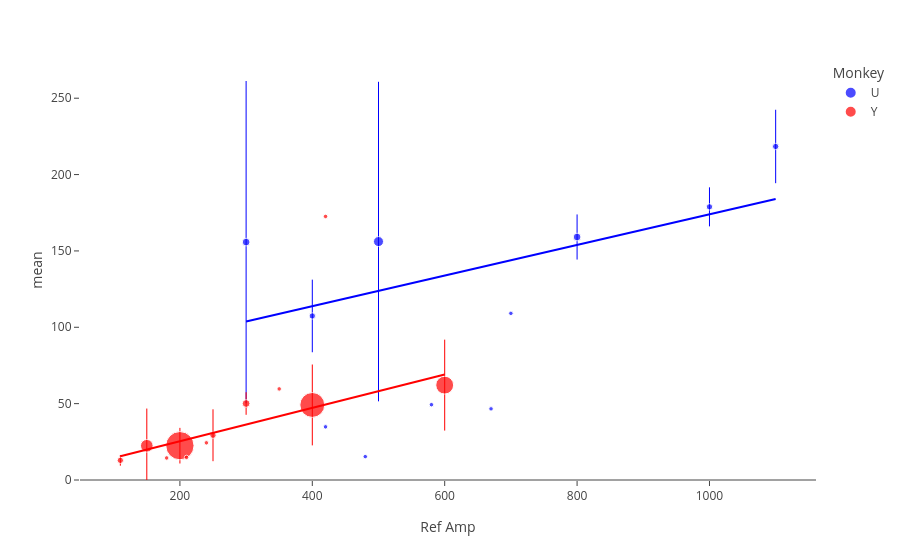

This figure's notebook cell:
### Code cell
fig = plot.fig_w_regression('fig2a')
fig

### Figure 1 — Plotly figure (JSON) as saved in the notebook; plotly's stock layout.template omitted (floating-point values rounded to 4 significant figures)
{"data": [{"error_y": {"array": [105.5, 23.77, null, null, 104.6, null, null, null, 14.76, 12.78, 24.04]}, "hovertemplate": "Monkey=U<br>Ref Amp=%{x}<br>mean=%{y}<br>count=%{marker.size}<extra></extra>", "legendgroup": "U", "marker": {"color": "blue", "size": [3, 2, 1, 1, 5, 1, 1, 1, 3, 2, 2], "sizemode": "area", "sizeref": 0.1, "symbol": "circle"}, "mode": "markers", "name": "U", "showlegend": true, "type": "scatter", "x": [300, 400, 420, 480, 500, 580, 670, 700, 800, 1000, 1100], "xaxis": "x", "y": [155.8, 107.4, 34.8, 15.31, 156.1, 49.33, 46.59, 109.1, 159.1, 178.9, 218.4], "yaxis": "y"}, {"error_y": {"array": [3.511, 24.39, null, 11.67, null, null, 16.99, 7.398, null, 26.48, null, 29.77]}, "hovertemplate": "Monkey=Y<br>Ref Amp=%{x}<br>mean=%{y}<br>count=%{marker.size}<extra></extra>", "legendgroup": "Y", "marker": {"color": "red", "size": [2, 8, 1, 40, 1, 1, 2, 3, 1, 31, 1, 16], "sizemode": "area", "sizeref": 0.1, "symbol": "circle"}, "mode": "markers", "name": "Y", "showlegend": true, "type": "scatter", "x": [110, 150, 180, 200, 210, 240, 250, 300, 350, 400, 420, 600], "xaxis": "x", "y": [12.88, 22.4, 14.43, 22.47, 14.8, 24.33, 29.31, 50.08, 59.65, 49.15, 172.6, 62.13], "yaxis": "y"}, {"marker": {"color": "blue"}, "mode": "lines", "showlegend": false, "type": "scatter", "x": [300, 400, 420, 480, 500, 580, 670, 700, 800, 1000, 1100], "y": [103.8, 113.8, 115.8, 121.8, 123.8, 131.8, 140.9, 143.9, 153.9, 174.0, 184.0]}, {"marker": {"color": "red"}, "mode": "lines", "showlegend": false, "type": "scatter", "x": [110, 150, 180, 200, 210, 240, 250, 300, 350, 400, 420, 600], "y": [15.5, 19.88, 23.16, 25.35, 26.45, 29.73, 30.82, 36.3, 41.77, 47.24, 49.43, 69.14]}], "layout": {"autosize": true, "legend": {"itemsizing": "constant", "title": {"text": "Monkey"}, "tracegroupgap": 0}, "margin": {"t": 60}, "xaxis": {"anchor": "y", "autorange": true, "domain": [0, 1], "range": [48.63, 1161.0], "title": {"text": "Ref Amp"}, "type": "linear"}, "yaxis": {"anchor": "x", "autorange": true, "domain": [0, 1], "range": [0, 275.0], "title": {"text": "mean"}, "type": "linear"}}}
